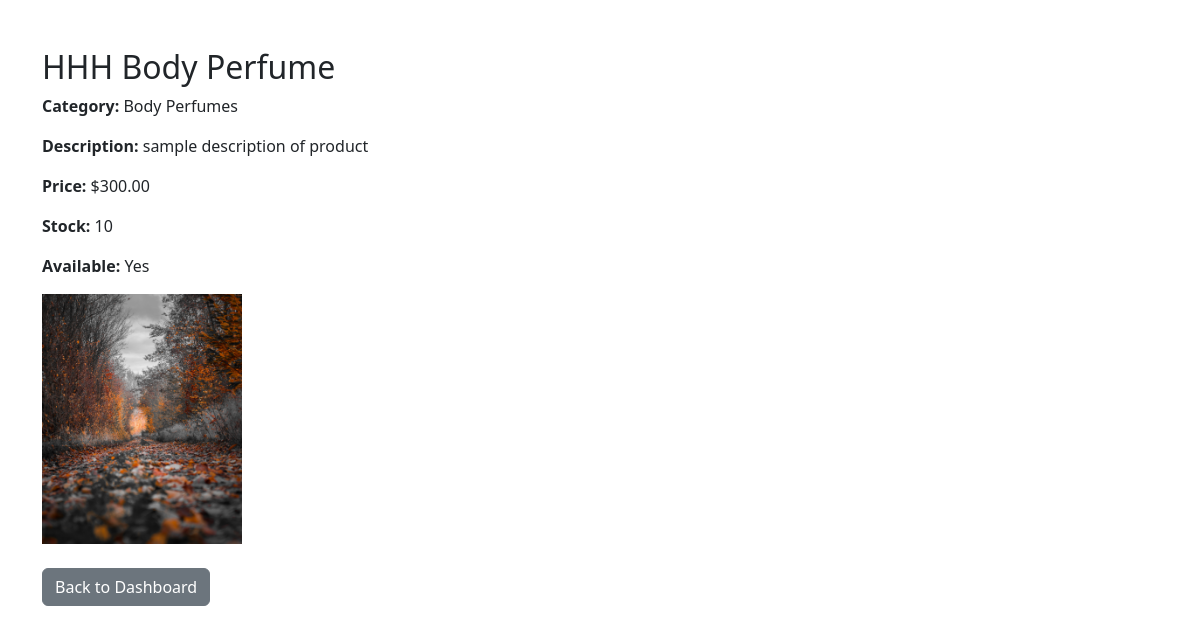
The app's page /product/5/detail/ with its own data.
### store/models.py (models this page shows, shortened)
class Product(models.Model):
    brand = models.CharField(max_length=100, blank=True, null=True)
    category = models.ForeignKey(Category, on_delete=models.CASCADE, related_name='products')
    name = models.CharField(max_length=100)
    description = models.TextField()
    price = models.DecimalField(max_digits=10, decimal_places=2)
    image = models.ImageField(upload_to='products/',null=True,blank=True)
    stock = models.PositiveIntegerField()
    available = models.BooleanField(default=True)

class Category(models.Model):
    name = models.CharField(max_length=100)
    slug = models.SlugField(unique=True, blank=True)
    class Meta:
        verbose_name_plural = "Categories"

### store/views.py (the view)
# urls.py: path('product/<int:pk>/detail/', product_detail_html_view, name='product-detail-html'),
def product_detail_html_view(request, pk):
    product = get_object_or_404(Product, pk=pk)
    return render(request, 'store/product_detail.html', {'product': product})

### store/templates/store/product_detail.html (shortened to what this page needs)
<!DOCTYPE html>
<html lang="en">
<head>
  <link href="https://cdn.jsdelivr.net/npm/bootstrap@5.3.0/dist/css/bootstrap.min.css" rel="stylesheet" />
</head>
<body>
  <div class="container mt-5">
    <h2>{{ product.name }}</h2>
    <p><strong>Category:</strong> {{ product.category.name }}</p>
    <p><strong>Description:</strong> {{ product.description }}</p>
    <p><strong>Price:</strong> ${{ product.price }}</p>
    <p><strong>Stock:</strong> {{ product.stock }}</p>
    <p><strong>Available:</strong> {% if product.available %}Yes{% else %}No{% endif %}</p>
    {% if product.image %}
      <img src="{{ product.image.url }}" alt="{{ product.name }}" width="200" />
    {% endif %}
    <br/><br/>
    <a href="{% url 'product-dashboard-html' %}" class="btn btn-secondary">Back to Dashboard</a>
  </div>
</body>
</html>

### records on screen
Product: name "HHH Body Perfume", category.name "Body Perfumes", description "sample description of product", price "300.00", stock "10", image (picture)
